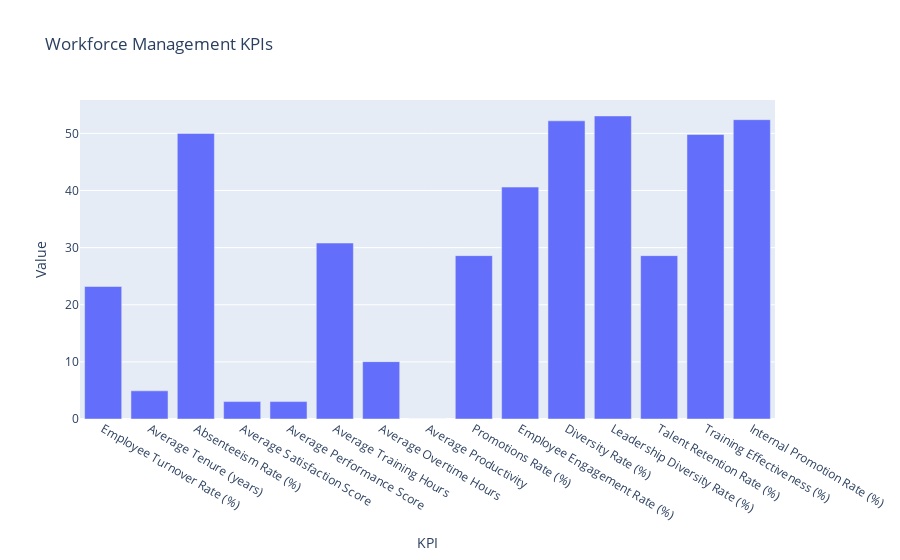
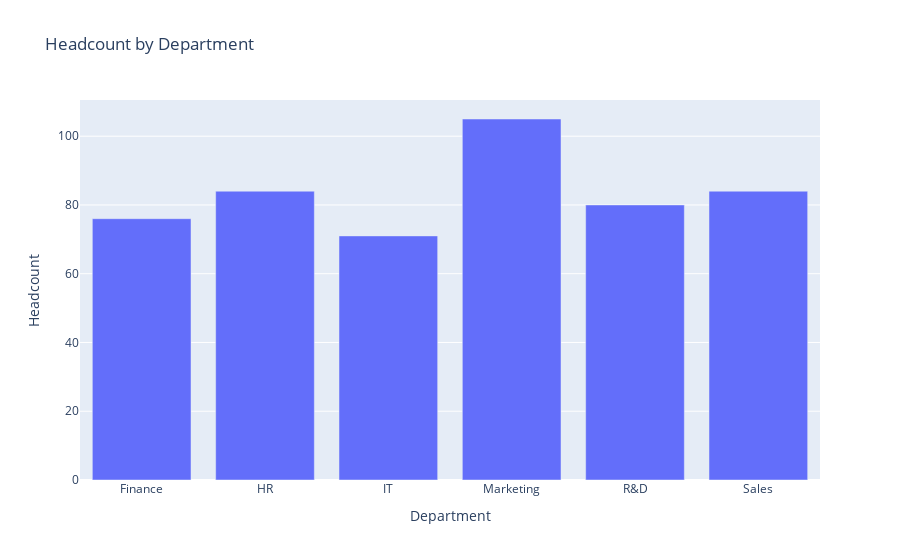
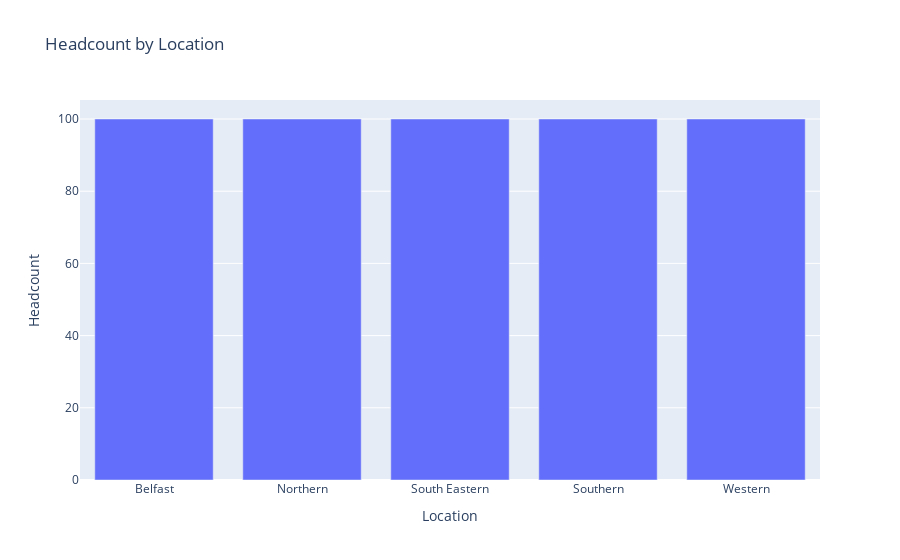

Notebook code cell kept with these figures, in order:
### Code cell
# Add dummy data for Training Hours, Overtime Hours, and Diversity
df['Training Hours'] = [random.randint(10, 50) for _ in range(len(df))]
df['Overtime Hours'] = [random.randint(0, 20) for _ in range(len(df))]
df['Diverse Background'] = [random.choice([True, False]) for _ in range(len(df))]
df['Leadership Position'] = [random.choice([True, False]) for _ in range(len(df))]

# Calculate KPIs

# 1. Employee Turnover Rate (Assuming turnover can be inferred from performance score for this dummy dataset)
turnover_rate = (df['Performance Score'] < 2).mean() * 100

# 2. Average Tenure (in years)
df['Hire Date'] = pd.to_datetime(df['Hire Date'])
df['Tenure'] = (pd.Timestamp('today') - df['Hire Date']).dt.days / 365.25
average_tenure = df['Tenure'].mean()

# 3. Absenteeism Rate (Assuming absenteeism can be inferred from performance score for this dummy dataset)
absenteeism_rate = (df['Performance Score'] < 3).mean() * 100

# 4. Employee Satisfaction Score (Assuming performance score represents satisfaction)
average_satisfaction_score = df['Performance Score'].mean()

# 5. Average Salary
average_salary = df['Salary'].mean()

# 6. Performance Score Analysis
average_performance_score = df['Performance Score'].mean()

# 7. Headcount by Department and Location
headcount_by_department = df.groupby('Department')['Employee ID'].count().reset_index()
headcount_by_location = df.groupby('Location')['Employee ID'].count().reset_index()

# 8. Average Training Hours per Employee
average_training_hours = df['Training Hours'].mean()

# 9. Average Overtime Hours per Employee
average_overtime_hours = df['Overtime Hours'].mean()

# 10. Employee Productivity (Performance Score / Salary)
df['Productivity'] = df['Performance Score'] / df['Salary']
average_productivity = df['Productivity'].mean()

# 11. Promotions Rate (Assuming employees with Performance Score > 4 are promoted)
promotions_rate = (df['Performance Score'] > 4).mean() * 100

# Strategic KPIs

# 1. Employee Engagement Rate (Assuming engagement can be inferred from performance score > 3.5)
engagement_rate = (df['Performance Score'] > 3.5).mean() * 100

# 2. Diversity Rate
diversity_rate = df['Diverse Background'].mean() * 100

# 3. Leadership Diversity
leadership_diversity_rate = df[df['Leadership Position']]['Diverse Background'].mean() * 100

# 4. Talent Retention Rate (Assuming top talent is represented by performance score > 4)
talent_retention_rate = (df['Performance Score'] > 4).mean() * 100

# 5. Training Effectiveness (Improvement in performance scores, assuming improvement is significant if score > 3)
training_effectiveness = (df['Performance Score'] > 3).mean() * 100

# 6. Internal Promotion Rate (Assuming leadership positions filled internally)
internal_promotion_rate = df['Leadership Position'].mean() * 100

# Display the results
kpis = {
    "Employee Turnover Rate (%)": turnover_rate,
    "Average Tenure (years)": average_tenure,
    "Absenteeism Rate (%)": absenteeism_rate,
    "Average Satisfaction Score": average_satisfaction_score,
    # "Average Salary ($)": average_salary,
    "Average Performance Score": average_performance_score,
    "Average Training Hours": average_training_hours,
    "Average Overtime Hours": average_overtime_hours,
    "Average Productivity": average_productivity,
    "Promotions Rate (%)": promotions_rate,
    "Employee Engagement Rate (%)": engagement_rate,
    "Diversity Rate (%)": diversity_rate,
    "Leadership Diversity Rate (%)": leadership_diversity_rate,
    "Talent Retention Rate (%)": talent_retention_rate,
    "Training Effectiveness (%)": training_effectiveness,
    "Internal Promotion Rate (%)": internal_promotion_rate
}

# Creating a dataframe for better visualization
kpis_df = pd.DataFrame(list(kpis.items()), columns=['KPI', 'Value'])
print("Key Performance Indicators (KPIs):")
print(kpis_df)

# Plotting the KPIs using Plotly Express
fig = px.bar(kpis_df, x='KPI', y='Value', title='Workforce Management KPIs', labels={'Value': 'Value'})
fig.show()

# Display Headcount by Department and Location
print("\nHeadcount by Department:")
print(headcount_by_department)

print("\nHeadcount by Location:")
print(headcount_by_location)

# Plotting Headcount by Department using Plotly Express
fig_department = px.bar(headcount_by_department, x='Department', y='Employee ID', title='Headcount by Department', labels={'Employee ID': 'Headcount'})
fig_department.show()

# Plotting Headcount by Location using Plotly Express
fig_location = px.bar(headcount_by_location, x='Location', y='Employee ID', title='Headcount by Location', labels={'Employee ID': 'Headcount'})
fig_location.show()

### Figure 1 — Plotly figure (JSON) as saved in the notebook; plotly's stock layout.template omitted (floating-point values rounded to 4 significant figures)
{"data": [{"alignmentgroup": "True", "hovertemplate": "KPI=%{x}<br>Value=%{y}<extra></extra>", "legendgroup": "", "marker": {"color": "#636efa", "pattern": {"shape": ""}}, "name": "", "offsetgroup": "", "orientation": "v", "showlegend": false, "textposition": "auto", "type": "bar", "x": ["Employee Turnover Rate (%)", "Average Tenure (years)", "Absenteeism Rate (%)", "Average Satisfaction Score", "Average Performance Score", "Average Training Hours", "Average Overtime Hours", "Average Productivity", "Promotions Rate (%)", "Employee Engagement Rate (%)", "Diversity Rate (%)", "Leadership Diversity Rate (%)", "Talent Retention Rate (%)", "Training Effectiveness (%)", "Internal Promotion Rate (%)"], "xaxis": "x", "y": [23.2, 4.931, 50, 3.048, 3.048, 30.8, 10.04, 4.614e-05, 28.6, 40.6, 52.2, 53.05, 28.6, 49.8, 52.4], "yaxis": "y"}], "layout": {"barmode": "relative", "legend": {"tracegroupgap": 0}, "title": {"text": "Workforce Management KPIs"}, "xaxis": {"anchor": "y", "domain": [0, 1], "title": {"text": "KPI"}}, "yaxis": {"anchor": "x", "domain": [0, 1], "title": {"text": "Value"}}}}

### Figure 2 — Plotly figure (JSON) as saved in the notebook; plotly's stock layout.template omitted (floating-point values rounded to 4 significant figures)
{"data": [{"alignmentgroup": "True", "hovertemplate": "Department=%{x}<br>Headcount=%{y}<extra></extra>", "legendgroup": "", "marker": {"color": "#636efa", "pattern": {"shape": ""}}, "name": "", "offsetgroup": "", "orientation": "v", "showlegend": false, "textposition": "auto", "type": "bar", "x": ["Finance", "HR", "IT", "Marketing", "R&D", "Sales"], "xaxis": "x", "y": [76, 84, 71, 105, 80, 84], "yaxis": "y"}], "layout": {"barmode": "relative", "legend": {"tracegroupgap": 0}, "title": {"text": "Headcount by Department"}, "xaxis": {"anchor": "y", "domain": [0, 1], "title": {"text": "Department"}}, "yaxis": {"anchor": "x", "domain": [0, 1], "title": {"text": "Headcount"}}}}

### Figure 3 — Plotly figure (JSON) as saved in the notebook; plotly's stock layout.template omitted (floating-point values rounded to 4 significant figures)
{"data": [{"alignmentgroup": "True", "hovertemplate": "Location=%{x}<br>Headcount=%{y}<extra></extra>", "legendgroup": "", "marker": {"color": "#636efa", "pattern": {"shape": ""}}, "name": "", "offsetgroup": "", "orientation": "v", "showlegend": false, "textposition": "auto", "type": "bar", "x": ["Belfast", "Northern", "South Eastern", "Southern", "Western"], "xaxis": "x", "y": [100, 100, 100, 100, 100], "yaxis": "y"}], "layout": {"barmode": "relative", "legend": {"tracegroupgap": 0}, "title": {"text": "Headcount by Location"}, "xaxis": {"anchor": "y", "domain": [0, 1], "title": {"text": "Location"}}, "yaxis": {"anchor": "x", "domain": [0, 1], "title": {"text": "Headcount"}}}}
